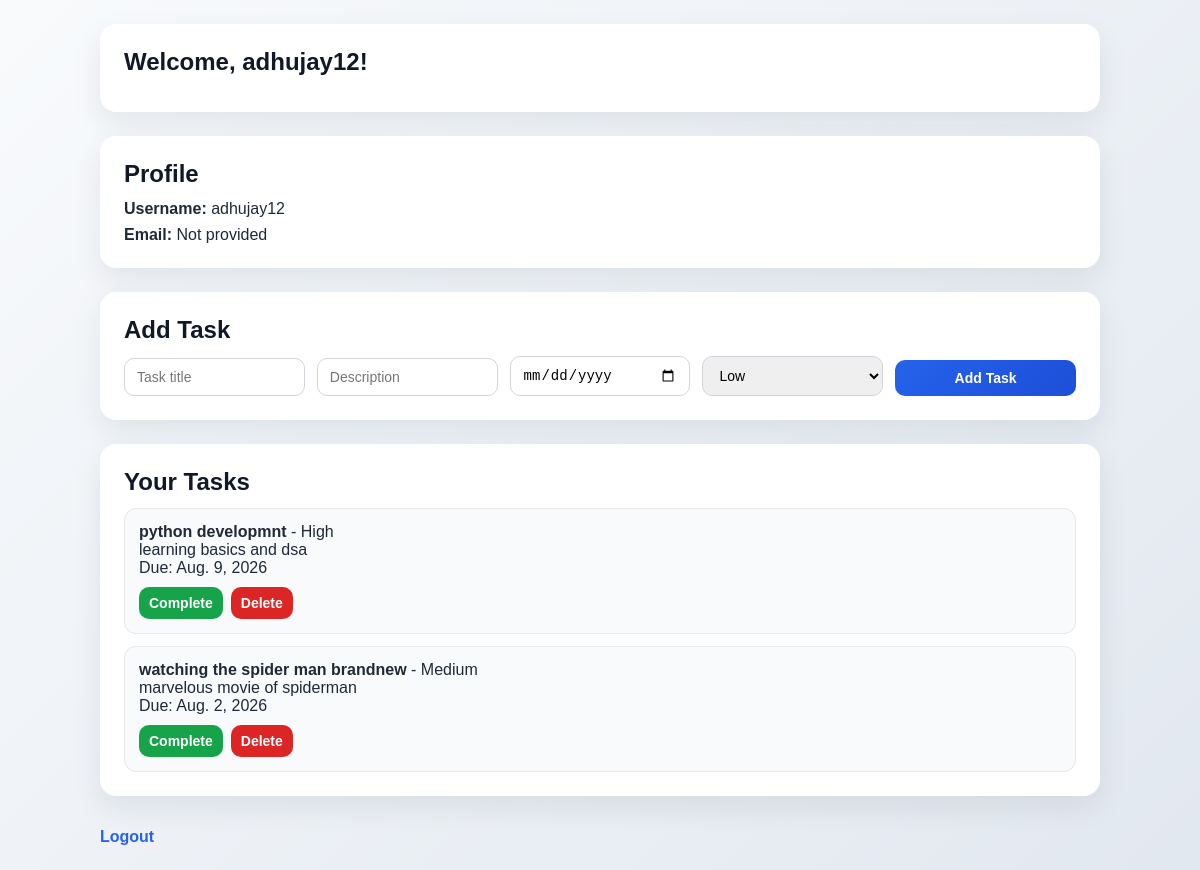
/dashboard/ (signed in), run on the app's committed database.
### todoapp/models.py (models this page shows, shortened)
class Task(models.Model):
    user = models.ForeignKey(User, on_delete=models.CASCADE)
    title = models.CharField(max_length=200)
    description = models.TextField()
    due_date = models.DateField()
    priority = models.CharField(
        max_length=10,
        choices=[('Low', 'Low'), ('Medium', 'Medium'), ('High', 'High')],
        default='Low',
    )
    completed = models.BooleanField(default=False)
    created_at = models.DateTimeField(auto_now_add=True)

### todoapp/views.py (the view, shortened to what this page needs)
# urls.py: path('dashboard/', views.dashboard_view,name='dashboard'),
@login_required
def dashboard_view(request):
    tasks = Task.objects.filter(user=request.user).order_by('-created_at')
    return render(request, 'dashboard.html', {'user': request.user, 'tasks': tasks})

### todoapp/templates/dashboard.html (shortened to what this page needs)
<!DOCTYPE html>
<html lang="en">
<head>
    {% load static %}
    <link rel="stylesheet" href="{% static 'css/dashboard.css' %}">
</head>
<body>
    <div class="dashboard">
        <section class="card">
            <h1>Welcome, {{ user.username }}!</h1>
        </section>
        <section class="card">
            <h2>Profile</h2>
            <div class="profile-grid">
                <p><strong>Username:</strong> {{ user.username }}</p>
                <p><strong>Email:</strong> {{ user.email|default:"Not provided" }}</p>
            </div>
        </section>
        <section class="card">
            <h2>Add Task</h2>
            <form method="post">
                <div class="form-grid">
                    <input type="text" name="title" placeholder="Task title" required>
                    <input type="text" name="description" placeholder="Description">
                    <input type="date" name="due_date" required>
                    <select name="priority">
                        <option value="Low">Low</option>
                    </select>
                    <button type="submit">Add Task</button>
                </div>
            </form>
        </section>
        <section class="card">
            <h2>Your Tasks</h2>
            {% if tasks %}
                <ul class="task-list">
                    {% for task in tasks %}
                        <li class="task-item">
                            <strong>{{ task.title }}</strong> - {{ task.priority }}
                            <p>{{ task.description }}</p>
                            <p>Due: {{ task.due_date }}</p>
                            <div class="task-actions">
                                {% if task.completed %}
                                    <span>Completed</span>
                                {% else %}
                                    <form method="post">
                                        <button type="submit" class="complete-btn">Complete</button>
                                    </form>
                                {% endif %}
                                <form method="post">
                                    <button type="submit" class="delete-btn">Delete</button>
                                </form>
                            </div>
                        </li>
                    {% endfor %}
                </ul>
            {% else %}
                <p>No tasks yet.</p>
            {% endif %}
        </section>
        <a href="{% url 'logout' %}" class="logout-link">Logout</a>
    </div>
</body>
</html>

### todoapp/static/css/dashboard.css (style rules this page uses)
* { margin: 0; padding: 0; box-sizing: border-box; }
body { font-family: Arial, sans-serif; background: linear-gradient(135deg, #f8fafc 0%, #e2e8f0 100%); color: #1f2937; min-height: 100vh; padding: 24px; }
.dashboard { max-width: 1000px; margin: 0 auto; display: grid; gap: 24px; }
.card { background: #ffffff; border-radius: 16px; padding: 24px; box-shadow: 0 12px 30px rgba(15, 23, 42, 0.08); }
h1, h2 { margin-bottom: 12px; color: #111827; }
.profile-grid { display: grid; gap: 8px; }
.form-grid { display: grid; gap: 12px; grid-template-columns: repeat(auto-fit, minmax(180px, 1fr)); align-items: end; }
input, select, button { width: 100%; padding: 10px 12px; border-radius: 10px; border: 1px solid #d1d5db; font-size: 14px; }
button { background: linear-gradient(135deg, #2563eb, #1d4ed8); color: white; border: none; cursor: pointer; font-weight: 600; }
.task-list { list-style: none; display: grid; gap: 12px; }
.task-item { border: 1px solid #e5e7eb; border-radius: 12px; padding: 14px; background: #f9fafb; }
.task-actions { display: flex; gap: 8px; margin-top: 10px; flex-wrap: wrap; }
.task-actions form { display: inline; }
.task-actions button { padding: 8px 10px; width: auto; }
.complete-btn { background: #16a34a; }
.delete-btn { background: #dc2626; }
.logout-link { display: inline-block; margin-top: 8px; color: #2563eb; text-decoration: none; font-weight: 600; }

### data on the page
Task: title "python developmnt", priority "High", description "learning basics and dsa", due_date "Aug. 9, 2026"
Task: title "watching the spider man brandnew", priority "Medium", description "marvelous movie of spiderman", due_date "Aug. 2, 2026"

### other printed values
{{ user.username }} "adhujay12"
{{ user.email|default:"Not provided" }} "Not provided"
